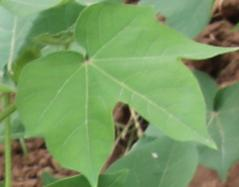
#> input picture COT_AD1/Fresh_Leaf/Fresh_Leaf_133.JPG, 239 x 187 px; its folder holds only this picture in this run; the run also reads 1 picture not shown here
$ jupyter execute set_ttv.ipynb
#> lines starting #> are read from the running program, lines starting #| are printed output that depends on the picture
[cell 1]
import shutil
import random
import os
import numpy as np
from PIL import Image

[cell 2]
output = "./data"
sets = ["train", "valid", "test"]

folder_input = "./COT_AD1"
classes = os.listdir(folder_input)
print(classes)

[cell 3]
# filtrar las imagenes tal que sean resolucion mayores a 255x255
folder_filtered = "./COT_AD1_filtered"
for cls in classes:
    os.makedirs(os.path.join(folder_filtered, cls), exist_ok=True)

# Filtrar imágenes por resolución
for cls in classes:
    folder_cls = os.path.join(folder_input, cls)
    filtered_images = []
    for img in os.listdir(folder_cls):
        img_path = os.path.join(folder_cls, img)
        with Image.open(img_path) as im:
#> im is the input picture: PIL image 239x187 RGB; mean R, G, B 119.5, 152.7, 96.8
            if im.size[0] > 100 and im.size[1] > 100:
                filtered_images.append(img)
    # Copiar imágenes filtradas a la nueva carpeta
    for img in filtered_images:
        src = os.path.join(folder_cls, img)
        dst = os.path.join(folder_filtered, cls, img)
        shutil.copy2(src, dst)

[cell 4]
import os
import random
from PIL import Image, ImageEnhance, ImageOps
import numpy as np
from tqdm import tqdm # Para una bonita barra de progreso

# ==============================================================================
# FUNCIONES DE AUMENTACIÓN DE IMÁGENES (SIN TORCH)
# ==============================================================================

def random_flip(image):
    """Voltea la imagen horizontalmente con un 50% de probabilidad."""
    if random.random() > 0.5:
        return ImageOps.mirror(image)
    #vertical_flip
    if random.random() > 0.5:
        return ImageOps.flip(image)
    return image

def random_rotation(image, max_angle=20):
    """Rota la imagen un ángulo aleatorio entre -max_angle y +max_angle."""
    angle = random.uniform(-max_angle, max_angle)
    # 'expand=True' asegura que la imagen no se recorte tras la rotación.
    # El color de relleno (fillcolor) puede ser negro o un gris neutro.
    return image.rotate(angle, resample=Image.Resampling.BICUBIC, expand=True)

def random_color_jitter(image):
    """Ajusta aleatoriamente el brillo, contraste y saturación."""
    # Brillo
    enhancer = ImageEnhance.Brightness(image)
    image = enhancer.enhance(random.uniform(0.7, 1.3))
    # Contraste
    enhancer = ImageEnhance.Contrast(image)
    image = enhancer.enhance(random.uniform(0.7, 1.3))
    # Saturación
    enhancer = ImageEnhance.Color(image)
    image = enhancer.enhance(random.uniform(0.7, 1.3))
    return image

def random_zoom(image, min_zoom=0.8, max_zoom=1.2):
    """Aplica un zoom aleatorio a la imagen."""
    width, height = image.size
    zoom_factor = random.uniform(min_zoom, max_zoom)

    new_width, new_height = int(width * zoom_factor), int(height * zoom_factor)

    # Redimensionar la imagen
    zoomed_image = image.resize((new_width, new_height), Image.Resampling.BICUBIC)

    # Recortar al tamaño original desde el centro
    left = (new_width - width) / 2
    top = (new_height - height) / 2
    right = (new_width + width) / 2
    bottom = (new_height + height) / 2

    return zoomed_image.crop((left, top, right, bottom))

[cell 5]
'''
CLASS 1 -> total: 786 (train: 573, valid: 70, test: 143)
CLASS 2 -> total: 225 (train: 124, valid: 70, test: 31)
CLASS 3 -> total: 1303 (train: 986, valid: 70, test: 247)
CLASS 4 -> total: 135 (train: 52, valid: 70, test: 13)
'''


# Datos de distribución por clase
num_images = {
    "Fresh_Leaf": {"train": 708, "valid": 30, "test": 30},
    "Leaf_Reddening": {"train": 165, "valid": 30, "test": 30},
    "Leaf_Spot_Bacterial_Blight": {"train": 1243, "valid": 30, "test": 30},
    "Yellowish_Leaf": {"train": 75, "valid": 30, "test": 30},
}

# Crear directorios y copiar imágenes
for cls in classes:
    # Crear directorios
    for s in sets:
        os.makedirs(os.path.join(output, s, cls), exist_ok=True)

    # Obtener y mezclar imágenes
    images = os.listdir(os.path.join(folder_input, cls))
    random.shuffle(images)

    # Calcular índices
    train_count = num_images[cls]["train"]
    valid_count = num_images[cls]["valid"]
    test_count = num_images[cls]["test"]

    # Dividir las imágenes en conjuntos
    train_images = images[:train_count]
    valid_images = images[train_count:train_count + valid_count]
    test_images = images[train_count + valid_count:train_count + valid_count + test_count]

    os.makedirs(os.path.join(output, "train", cls), exist_ok=True)
    os.makedirs(os.path.join(output, "valid", cls), exist_ok=True)
    os.makedirs(os.path.join(output, "test", cls), exist_ok=True)

    # Copiar imágenes de train
    for img in train_images:
        src = os.path.join(folder_input, cls, img)
        dst = os.path.join(output, "train", cls, img)
        shutil.copy2(src, dst)

    # Copiar imágenes de valid
    for img in valid_images:
        src = os.path.join(folder_input, cls, img)
        dst = os.path.join(output, "valid", cls, img)
        shutil.copy2(src, dst)

    # Copiar imágenes de test
    for img in test_images:
        src = os.path.join(folder_input, cls, img)
        dst = os.path.join(output, "test", cls, img)
        shutil.copy2(src, dst)

    print(f"Completed copying for class: {cls}")

[cell 6]
# --- CONFIGURACIÓN ---
# Ruta a tu dataset filtrado pero aún no balanceado
input_folder = "./data/train"
# La clase con más imágenes (1290) define nuestro objetivo
target_count = 1290

# Obtenemos las clases y sus conteos actuales
classes = [d for d in os.listdir(input_folder) if os.path.isdir(os.path.join(input_folder, d))]
class_counts = {cls: len(os.listdir(os.path.join(input_folder, cls))) for cls in classes}

print("--- Conteo de Clases ANTES de la Aumentación ---")
for cls, count in class_counts.items():
    print(f"Clase '{cls}': {count} imágenes")

print(f"\nObjetivo: Balancear todas las clases a ~{target_count} imágenes.\n")

# Lista de funciones de aumentación que aplicaremos
augmentation_functions = [
    random_flip,
    # random_rotation,
    random_color_jitter,
    random_zoom
]

# --- BUCLE DE AUMENTACIÓN ---
for cls in classes:
    current_count = class_counts[cls]

    if current_count >= target_count:
        print(f"Clase '{cls}' ya está balanceada. Saltando.")
        continue

    images_to_generate = target_count - current_count
    class_path = os.path.join(input_folder, cls)
    image_files = os.listdir(class_path)

    print(f"Aumentando la clase '{cls}': generando {images_to_generate} imágenes nuevas...")

    for i in tqdm(range(images_to_generate), desc=f"Clase {cls}"):
        # 1. Elegir una imagen aleatoria de la clase para transformar
        random_image_name = random.choice(image_files)
        image_path = os.path.join(class_path, random_image_name)

        with Image.open(image_path).convert("RGB") as img:
            # 2. Aplicar una o más transformaciones aleatorias
            # Elegimos aplicar entre 1 y 3 transformaciones diferentes a cada nueva imagen
            num_transforms_to_apply = random.randint(1, 3)
            transforms_to_apply = random.sample(augmentation_functions, num_transforms_to_apply)

            augmented_image = img
            for func in transforms_to_apply:
                augmented_image = func(augmented_image)
#> this loop made 2 passes
#> pass 1, `augmented_image = func(augmented_image)`:
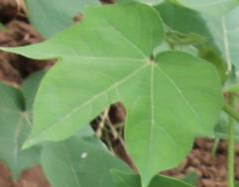
#> augmented_image: PIL image 239x187 RGB; mean R, G, B 119.5, 152.7, 96.8
#> pass 2, in random_color_jitter, `image = enhancer.enhance(random.uniform(0.7, 1.3))`:
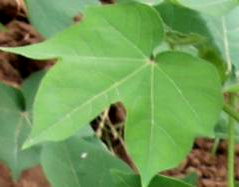
#> image: PIL image 239x187 RGB; mean R, G, B 113.2, 154.4, 85.4

            # 3. Crear un nuevo nombre de archivo y guardar la imagen
            base_name, ext = os.path.splitext(random_image_name)
            new_image_name = f"{base_name}_aug_{i}{ext}"
            save_path = os.path.join(class_path, new_image_name)

            augmented_image.save(save_path)

print("\n--- Aumentación Offline Completada ---")
final_counts = {cls: len(os.listdir(os.path.join(input_folder, cls))) for cls in classes}
print("--- Conteo de Clases DESPUÉS de la Aumentación ---")
for cls, count in final_counts.items():
    print(f"Clase '{cls}': {count} imágenes")
